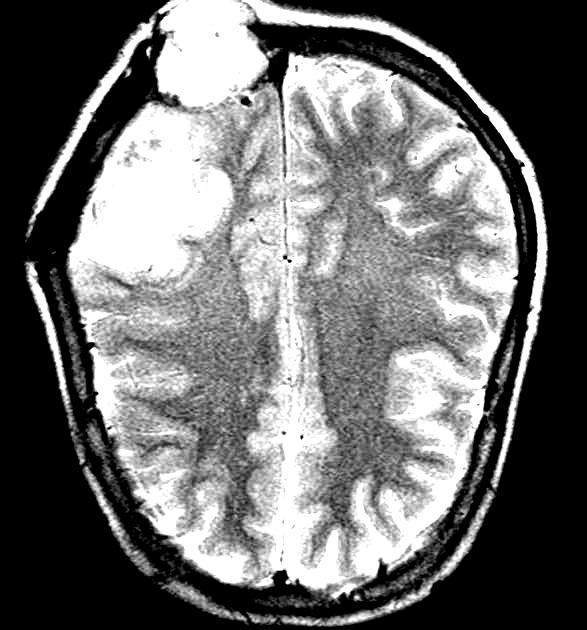
#> input picture archive/Br35H-Mask-RCNN/TRAIN/y1.jpg, 587 x 630 px, found by its file name
$ jupyter execute --allow-errors 'Brain Tumor Detection (copy).ipynb'   (shell and % lines are left out)
#> lines starting #> are read from the running program, lines starting #| are printed output that depends on the picture; after the words box and inside, x2 and y2 are one past the last pixel; in counts of white or black regions, pixels touching at a corner belong together
#> further down, ex_img is the input picture: shape (630, 587, 3); min 0, max 255, mean 108.9
# Brain Tumor Detection Using a Convolutional Neural Network

**About the Brain MRI Images dataset:**<br>
The dataset contains 2 folders: yes and no which contains 253 Brain MRI Images. The folder yes contains 155 Brain MRI Images that are tumorous and the folder no contains 98 Brain MRI Images that are non-tumorous. You can find it [here](https://www.kaggle.com/navoneel/brain-mri-images-for-brain-tumor-detection).

## Import Necessary Modules

[cell 1]
import tensorflow as tf
from tensorflow.keras.layers import Conv2D, Input, ZeroPadding2D, BatchNormalization, Activation, MaxPooling2D, Flatten, Dense
from tensorflow.keras.models import Model, load_model
from tensorflow.keras.callbacks import TensorBoard, ModelCheckpoint
from sklearn.model_selection import train_test_split
from sklearn.metrics import f1_score
from sklearn.utils import shuffle
import cv2
import imutils
import numpy as np
import matplotlib.pyplot as plt
import time
from os import listdir
from tensorflow.keras.utils import plot_model

## Data Preparation & Preprocessing

In order to crop the part that contains only the brain of the image, I used a cropping technique to find the extreme top, bottom, left and right points of the brain. You can read more about it here [Finding extreme points in contours with OpenCV](https://www.pyimagesearch.com/2016/04/11/finding-extreme-points-in-contours-with-opencv/).

[cell 2]
def crop_brain_contour(image, plot=False):

    #import imutils
    #import cv2
    #from matplotlib import pyplot as plt

    # Convert the image to grayscale, and blur it slightly
#> called with plot = True
    gray = cv2.cvtColor(image, cv2.COLOR_BGR2GRAY)
    gray = cv2.GaussianBlur(gray, (5, 5), 0)

    # Threshold the image, then perform a series of erosions +
    # dilations to remove any small regions of noise
    thresh = cv2.threshold(gray, 45, 255, cv2.THRESH_BINARY)[1]
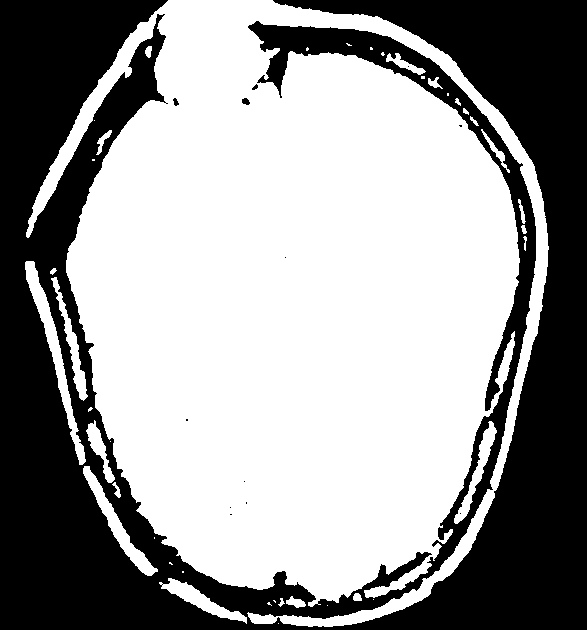
#> thresh: shape (630, 587); 59.9% white; 13 black regions (9 under 20 px), largest, box (x1, y1, x2, y2) and area: (0, 0, 587, 630) 148247, (242, 98, 250, 105) 41, (173, 98, 179, 106) 30, (252, 84, 258, 90) 21
    thresh = cv2.erode(thresh, None, iterations=2)
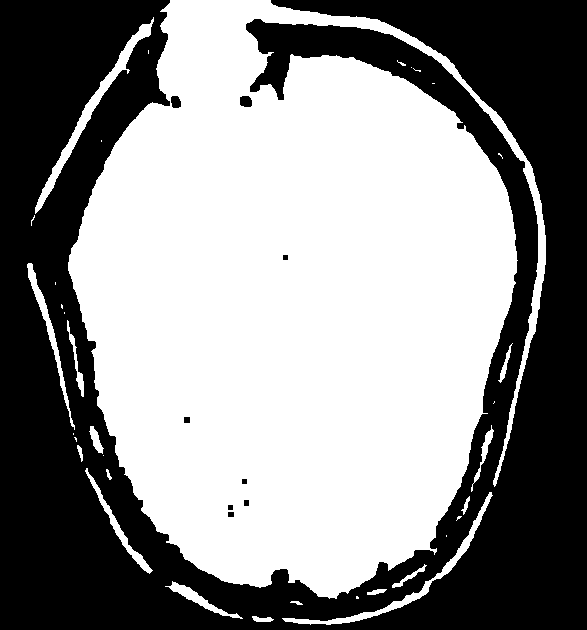
#> thresh: shape (630, 587); 55% white; 9 black regions, largest, box (x1, y1, x2, y2) and area: (0, 0, 587, 630) 165874, (240, 96, 252, 107) 117, (171, 96, 181, 108) 102
    thresh = cv2.dilate(thresh, None, iterations=2)
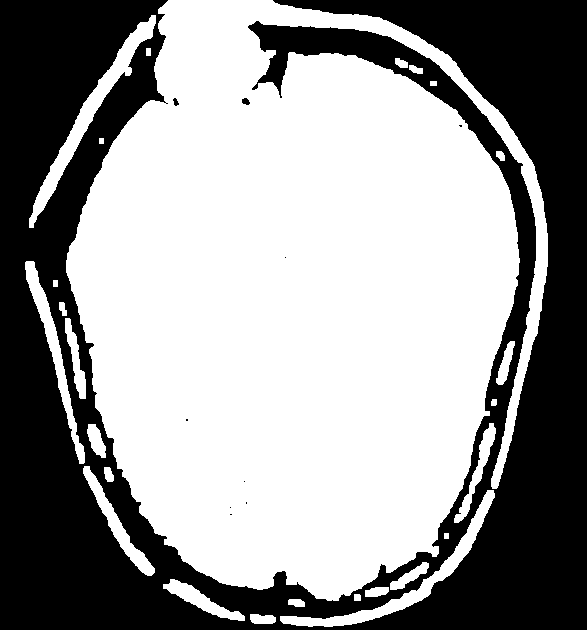
#> thresh: shape (630, 587); 59.4% white; 10 black regions (7 under 20 px)

    # Find contours in thresholded image, then grab the largest one
    cnts = cv2.findContours(thresh.copy(), cv2.RETR_EXTERNAL, cv2.CHAIN_APPROX_SIMPLE)
#> cnts = 26 contours; largest, box (x1, y1, x2, y2) and area: (66, 0, 548, 601) 203510, (29, 15, 156, 228) 3043, (280, 490, 495, 627) 2652, (25, 261, 85, 464) 1766, (83, 466, 155, 576) 1294
    cnts = imutils.grab_contours(cnts)
    c = max(cnts, key=cv2.contourArea)
#> c = contour of 1374 points, box (x1, y1, x2, y2) (66, 0, 548, 601), area 203510


    # Find the extreme points
    extLeft = tuple(c[c[:, :, 0].argmin()][0])
#> extLeft = (66, 260)
    extRight = tuple(c[c[:, :, 0].argmax()][0])
#> extRight = (547, 266)
    extTop = tuple(c[c[:, :, 1].argmin()][0])
#> extTop = (168, 0)
    extBot = tuple(c[c[:, :, 1].argmax()][0])
#> extBot = (327, 600)

    # crop new image out of the original image using the four extreme points (left, right, top, bottom)
    new_image = image[extTop[1]:extBot[1], extLeft[0]:extRight[0]]
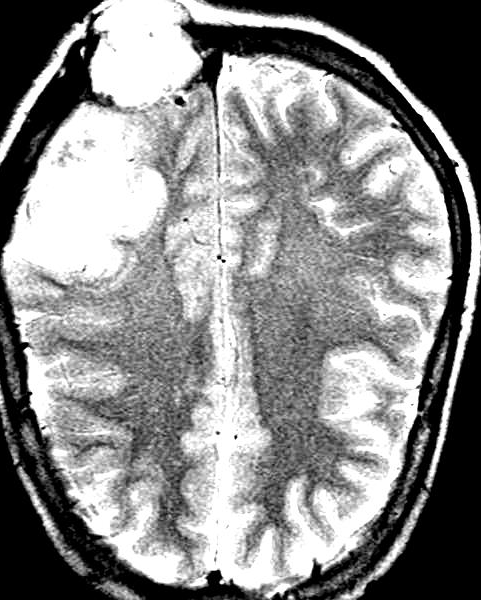
#> new_image: shape (600, 481, 3); min 0, max 255, mean 136.7

    if plot:
        plt.figure()

        plt.subplot(1, 2, 1)
        plt.imshow(image)

        plt.tick_params(axis='both', which='both',
                        top=False, bottom=False, left=False, right=False,
                        labelbottom=False, labeltop=False, labelleft=False, labelright=False)

        plt.title('Original Image')

        plt.subplot(1, 2, 2)
        plt.imshow(new_image)

        plt.tick_params(axis='both', which='both',
                        top=False, bottom=False, left=False, right=False,
                        labelbottom=False, labeltop=False, labelleft=False, labelright=False)

        plt.title('Cropped Image')

        plt.show()

    return new_image

In order to better understand what it's doing, let's grab an image from the dataset and apply this cropping function to see the result:

[cell 3]
ex_img = cv2.imread('yes/Y1.jpg')
ex_new_img = crop_brain_contour(ex_img, True)

### Load up the data:

The following function takes two arguments, the first one is a list of directory paths for the folders 'yes' and 'no' that contain the image data and the second argument is the image size, and for every image in both directories and does the following:
1. Read the image.
2. Crop the part of the image representing only the brain.
3. Resize the image (because the images in the dataset come in different sizes (meaning width, height and # of channels). So, we want all of our images to be (240, 240, 3) to feed it as an input to the neural network.
4. Apply normalization because we want pixel values to be scaled to the range 0-1.
5. Append the image to <i>X</i> and its label to <i>y</i>.<br>

After that, Shuffle <i>X</i> and <i>y</i>, because the data is ordered (meaning the arrays contains the first part belonging to one class and the second part belonging to the other class, and we don't want that).<br>
Finally, Return <i>X</i> and <i>y</i>.

[cell 4]
def load_data(dir_list, image_size):
    """
    Read images, resize and normalize them.
    Arguments:
        dir_list: list of strings representing file directories.
    Returns:
        X: A numpy array with shape = (#_examples, image_width, image_height, #_channels)
        y: A numpy array with shape = (#_examples, 1)
    """
#> called with image_size = (240, 240)

    # load all images in a directory
    X = []
    y = []
    image_width, image_height = image_size

    for directory in dir_list:
        for filename in listdir(directory):
            # load the image
            file_path = directory + '/' + filename

            image = cv2.imread(file_path)
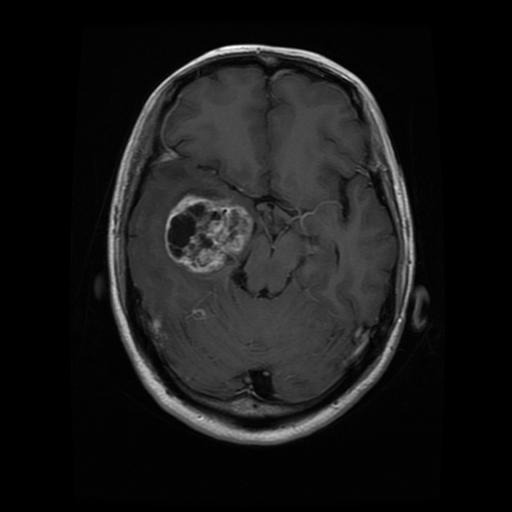
#> input picture yes/Tr-gl_0086.jpg, 512 x 512 px, found by its file name
#> image is the input picture: shape (512, 512, 3); min 0, max 255, mean 24.6
            if image is None:
                print(f"Failed to load image: {file_path}")
                continue

            # crop the brain and ignore the unnecessary rest part of the image
            image = crop_brain_contour(image, plot=False)
#> call 2 of crop_brain_contour, with plot = False
#> in crop_brain_contour (call 2), `thresh = cv2.threshold(gray, 45, 255, cv2.THRESH_BINARY)[1]`:
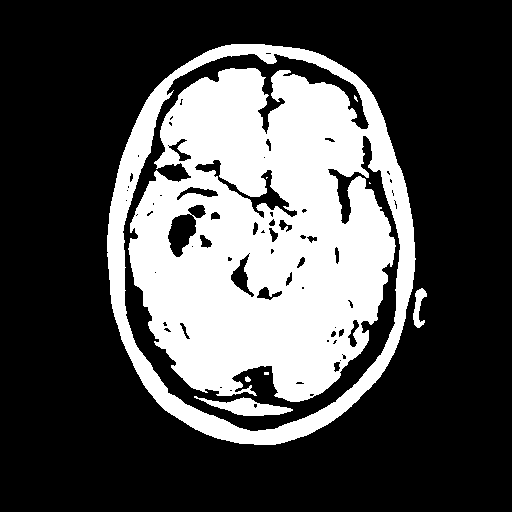
#> thresh: shape (512, 512); 30.4% white; 8 white regions (4 under 20 px), largest, box (x1, y1, x2, y2) and area: (107, 44, 416, 445) 78525, (194, 396, 293, 416) 905, (413, 288, 427, 328) 282, (245, 376, 251, 382) 26
#> in crop_brain_contour (call 2), `thresh = cv2.erode(thresh, None, iterations=2)`:
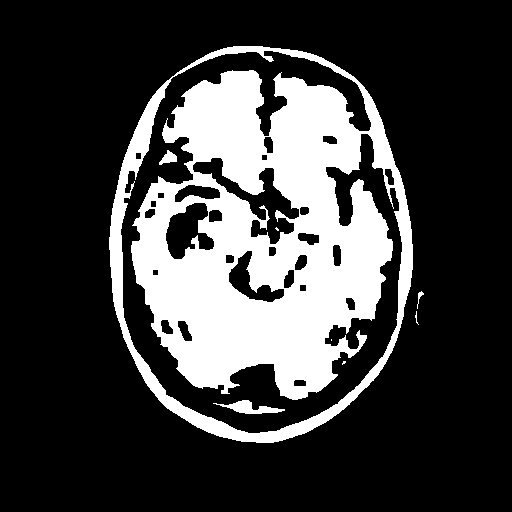
#> thresh: shape (512, 512); 24.4% white; 8 white regions (4 under 20 px), largest, box (x1, y1, x2, y2) and area: (109, 46, 413, 443) 63344, (213, 400, 285, 414) 437, (159, 150, 177, 165) 146, (417, 291, 424, 309) 38
#> in crop_brain_contour (call 2), `thresh = cv2.dilate(thresh, None, iterations=2)`:
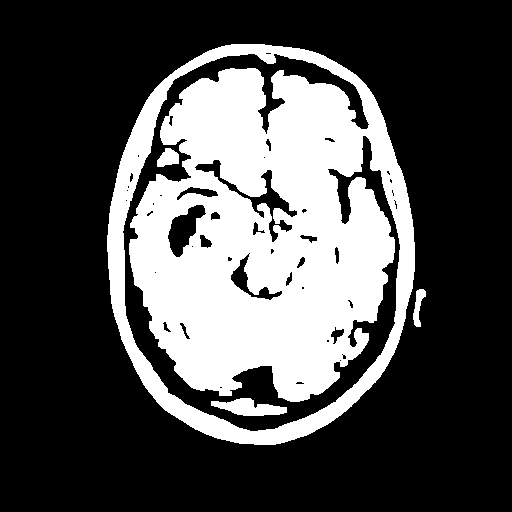
#> thresh: shape (512, 512); 30.1% white; 4 white regions
#> in crop_brain_contour (call 2), `cnts = cv2.findContours(thresh.copy(), cv2.RETR_EXTERNAL, cv2.CHAIN_AP..`: cnts = 2 contours; box (x1, y1, x2, y2) and area: (107, 44, 415, 445) 98570, (413, 289, 426, 327) 209
#> in crop_brain_contour (call 2), `c = max(cnts, key=cv2.contourArea)`: c = contour of 522 points, box (x1, y1, x2, y2) (107, 44, 415, 445), area 98570
#> in crop_brain_contour (call 2), `extLeft = tuple(c[c[:, :, 0].argmin()][0])`: extLeft = (107, 235)
#> in crop_brain_contour (call 2), `extRight = tuple(c[c[:, :, 0].argmax()][0])`: extRight = (414, 271)
#> in crop_brain_contour (call 2), `extTop = tuple(c[c[:, :, 1].argmin()][0])`: extTop = (231, 44)
#> in crop_brain_contour (call 2), `extBot = tuple(c[c[:, :, 1].argmax()][0])`: extBot = (254, 444)
#> in crop_brain_contour (call 2), `new_image = image[extTop[1]:extBot[1], extLeft[0]:extRight[0]]`:
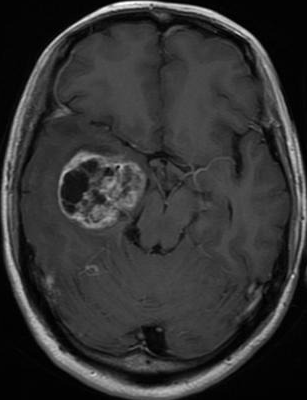
#> new_image: shape (400, 307, 3); min 0, max 255, mean 51

            if image is None:
                print(f"Failed to crop image: {file_path}")
                continue


            # resize image
            image = cv2.resize(image, dsize=(image_width, image_height), interpolation=cv2.INTER_CUBIC)
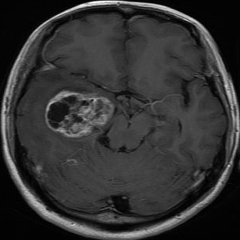
#> image: shape (240, 240, 3); min 0, max 255, mean 51
            # normalize values
            image = image / 255.
            # convert image to numpy array and append it to X
            X.append(image)
            # append a value of 1 to the target array if the image
            # is in the folder named 'yes', otherwise append 0.
            if directory[-3:] == 'yes':
                y.append([1])
            else:
                y.append([0])

    X = np.array(X)
    y = np.array(y)

    # Shuffle the data
    X, y = shuffle(X, y)

    print(f'Number of examples is: {len(X)}')
    print(f'X shape is: {X.shape}')
    print(f'y shape is: {y.shape}')

    return X, y

Load up the data that we augmented earlier in the Data Augmentation notebook.<br>
**Note:** the augmented data directory contains not only the new generated images but also the original images.

[cell 5]
augmented_path = 'augmented data/'

# augmented data (yes and no) contains both the original and the new generated examples
augmented_yes = augmented_path + 'yes'
augmented_no = augmented_path + 'no'

IMG_WIDTH, IMG_HEIGHT = (240, 240)

#> (the rest of this cell did not finish here and is left out)

As we see, we have 2065 images. Each images has a shape of **(240, 240, 3)=(image_width, image_height, number_of_channels)**

### Plot sample images:

[cell 6]
# [33 lines left out: function plot_sample_images, not called in this run]

#> (a cell that did not finish here is left out)

### Split the data:
Split <i>X</i> and <i>y</i> into training, validation (development) and validation sets.

[cell 8]
# [20 lines left out: function split_data, not called in this run]

Let's use the following way to split:<br>
1. 70% of the data for training.
2. 15% of the data for validation.
3. 15% of the data for testing.

#> (a cell that did not finish here is left out)

#> (a cell that did not finish here is left out)

Some helper functions:

[cell 11]
# Nicely formatted time string
# [5 lines left out: function hms_string, not called in this run]

[cell 12]
# [7 lines left out: function compute_f1_score, not called in this run]

# Build the model

Let's build a convolutional neural network model:

[cell 13]
def build_model(input_shape):
    """
    Arugments:
        input_shape: A tuple representing the shape of the input of the model. shape=(image_width, image_height, #_channels)
    Returns:
        model: A Model object.
    """
    # Define the input placeholder as a tensor with shape input_shape.
    X_input = Input(input_shape) # shape=(?, 240, 240, 3)

    # Zero-Padding: pads the border of X_input with zeroes
    X = ZeroPadding2D((2, 2))(X_input) # shape=(?, 244, 244, 3)

    # CONV -> BN -> RELU Block applied to X
    X = Conv2D(32, (7, 7), strides = (1, 1), name = 'conv0')(X)
    X = BatchNormalization(axis = 3, name = 'bn0')(X)
    X = Activation('relu')(X) # shape=(?, 238, 238, 32)

    # MAXPOOL
    X = MaxPooling2D((4, 4), name='max_pool0')(X) # shape=(?, 59, 59, 32)

    # MAXPOOL
    X = MaxPooling2D((4, 4), name='max_pool1')(X) # shape=(?, 14, 14, 32)

    # FLATTEN X
    X = Flatten()(X) # shape=(?, 6272)
    # FULLYCONNECTED
    X = Dense(1, activation='sigmoid', name='fc')(X) # shape=(?, 1)

    # Create model. This creates your Keras model instance, you'll use this instance to train/test the model.
    model = Model(inputs = X_input, outputs = X, name='BrainDetectionModel')

    return model

Define the image shape:

[cell 14]
IMG_SHAPE = (IMG_WIDTH, IMG_HEIGHT, 3)
#> IMG_SHAPE = (240, 240, 3)

#> (a cell that did not finish here is left out)
